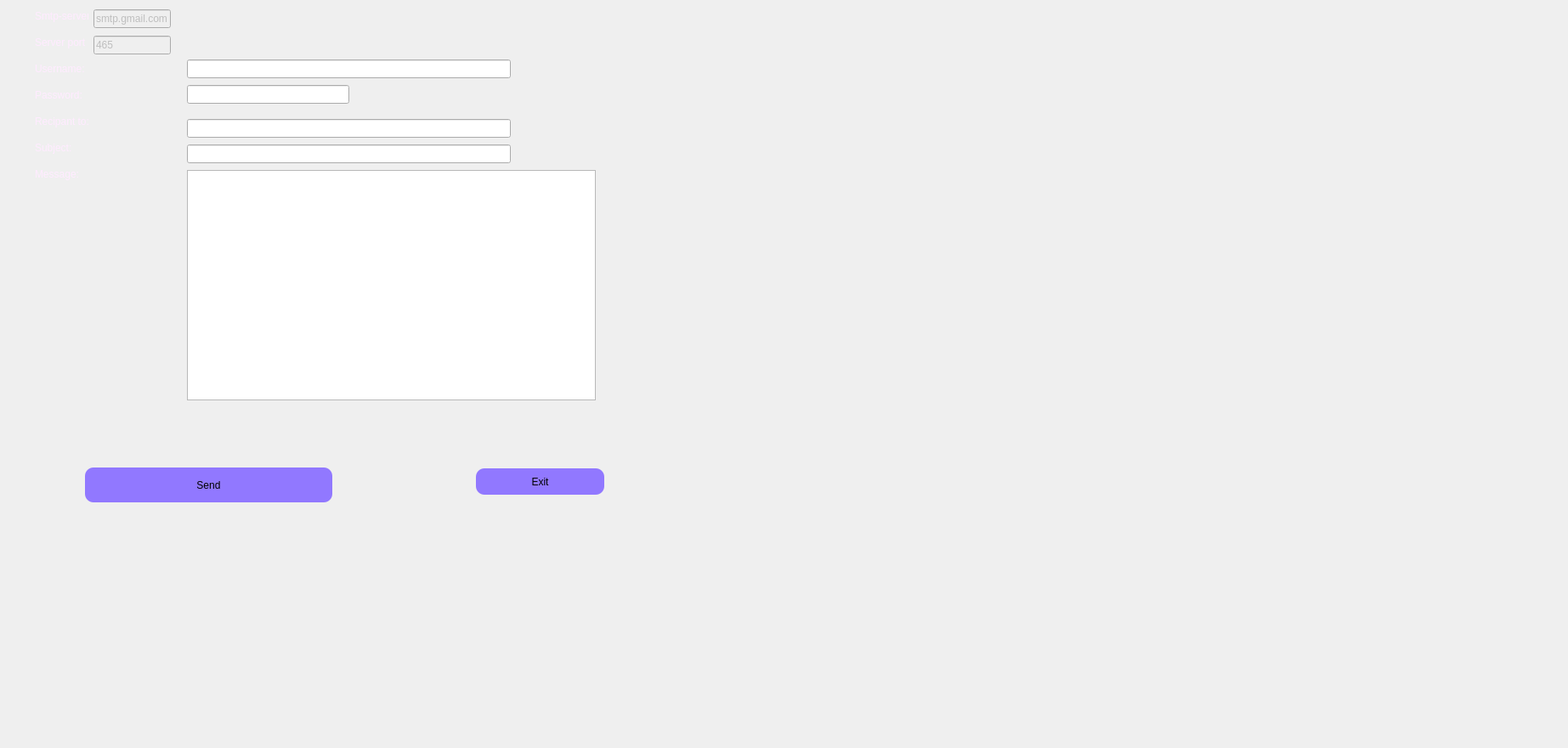
     <widget class="QWidget" name="tab_18">
      <attribute name="title">
       <string>envoyer mail</string>
      </attribute>
      <widget class="QPushButton" name="sendBtn">
       <property name="geometry">
        <rect>
         <x>100</x>
         <y>550</y>
         <width>291</width>
         <height>41</height>
        </rect>
       </property>
       <property name="styleSheet">
        <string notr="true">background-color: rgb(0, 0, 255);
background-color: rgb(145, 120, 255);
border-radius: 10px;</string>
       </property>
       <property name="text">
        <string>Send</string>
       </property>
      </widget>
      <widget class="QPushButton" name="exitBtn">
       <property name="geometry">
        <rect>
         <x>560</x>
         <y>551</y>
         <width>151</width>
         <height>31</height>
        </rect>
       </property>
       <property name="styleSheet">
        <string notr="true">background-color: rgb(0, 0, 255);
background-color: rgb(145, 120, 255);
border-radius: 10px;</string>
       </property>
       <property name="text">
        <string>Exit</string>
       </property>
      </widget>
      <widget class="QLabel" name="label_51">
       <property name="geometry">
        <rect>
         <x>-50</x>
         <y>-30</y>
         <width>1836</width>
         <height>871</height>
        </rect>
       </property>
       <property name="palette">
        <palette>
         <active>
          <colorrole role="WindowText">
           <brush brushstyle="SolidPattern">
            <color alpha="255">
             <red>255</red>
             <green>235</green>
             <blue>255</blue>
            </color>
           </brush>
          </colorrole>
         </active>
         <inactive>
          <colorrole role="WindowText">
           <brush brushstyle="SolidPattern">
            <color alpha="255">
             <red>255</red>
             <green>235</green>
             <blue>255</blue>
            </color>
           </brush>
          </colorrole>
         </inactive>
         <disabled>
          <colorrole role="WindowText">
           <brush brushstyle="SolidPattern">
            <color alpha="255">
             <red>120</red>
             <green>120</green>
             <blue>120</blue>
            </color>
           </brush>
          </colorrole>
         </disabled>
        </palette>
       </property>
       <property name="text">
        <string/>
       </property>
       <property name="pixmap">
        <pixmap>../images/bg.v1.jpg</pixmap>
       </property>
      </widget>
      <widget class="QLabel" name="label_15">
       <property name="geometry">
        <rect>
         <x>41</x>
         <y>11</y>
         <width>63</width>
         <height>16</height>
        </rect>
       </property>
       <property name="palette">
        <palette>
         <active>
          <colorrole role="WindowText">
           <brush brushstyle="SolidPattern">
            <color alpha="255">
             <red>255</red>
             <green>235</green>
             <blue>255</blue>
            </color>
           </brush>
          </colorrole>
         </active>
         <inactive>
          <colorrole role="WindowText">
           <brush brushstyle="SolidPattern">
            <color alpha="255">
             <red>255</red>
             <green>235</green>
             <blue>255</blue>
            </color>
           </brush>
          </colorrole>
         </inactive>
         <disabled>
          <colorrole role="WindowText">
           <brush brushstyle="SolidPattern">
            <color alpha="255">
             <red>120</red>
             <green>120</green>
             <blue>120</blue>
            </color>
           </brush>
          </colorrole>
         </disabled>
        </palette>
       </property>
       <property name="text">
        <string>Smtp-server:</string>
       </property>
      </widget>
      <widget class="QLabel" name="label_20">
       <property name="geometry">
        <rect>
         <x>41</x>
         <y>42</y>
         <width>59</width>
         <height>16</height>
        </rect>
       </property>
       <property name="palette">
        <palette>
         <active>
          <colorrole role="WindowText">
           <brush brushstyle="SolidPattern">
            <color alpha="255">
             <red>255</red>
             <green>235</green>
             <blue>255</blue>
            </color>
           </brush>
          </colorrole>
         </active>
         <inactive>
          <colorrole role="WindowText">
           <brush brushstyle="SolidPattern">
            <color alpha="255">
             <red>255</red>
             <green>235</green>
             <blue>255</blue>
            </color>
           </brush>
          </colorrole>
         </inactive>
         <disabled>
          <colorrole role="WindowText">
           <brush brushstyle="SolidPattern">
            <color alpha="255">
             <red>120</red>
             <green>120</green>
             <blue>120</blue>
            </color>
           </brush>
          </colorrole>
         </disabled>
        </palette>
       </property>
       <property name="text">
        <string>Server port:</string>
       </property>
      </widget>
      <widget class="QLineEdit" name="port">
       <property name="enabled">
        <bool>false</bool>
       </property>
       <property name="geometry">
        <rect>
         <x>110</x>
         <y>42</y>
         <width>91</width>
         <height>22</height>
        </rect>
       </property>
       <property name="text">
        <string>465</string>
       </property>
      </widget>
      <widget class="QLineEdit" name="server">
       <property name="enabled">
        <bool>false</bool>
       </property>
       <property name="geometry">
        <rect>
         <x>110</x>
         <y>11</y>
         <width>91</width>
         <height>22</height>
        </rect>
       </property>
       <property name="text">
        <string>smtp.gmail.com</string>
       </property>
      </widget>
      <widget class="QLabel" name="label_21">
       <property name="geometry">
        <rect>
         <x>41</x>
         <y>73</y>
         <width>181</width>
         <height>16</height>
        </rect>
       </property>
       <property name="palette">
        <palette>
         <active>
          <colorrole role="WindowText">
           <brush brushstyle="SolidPattern">
            <color alpha="255">
             <red>255</red>
             <green>235</green>
             <blue>255</blue>
            </color>
           </brush>
          </colorrole>
         </active>
         <inactive>
          <colorrole role="WindowText">
           <brush brushstyle="SolidPattern">
            <color alpha="255">
             <red>255</red>
             <green>235</green>
             <blue>255</blue>
            </color>
           </brush>
          </colorrole>
         </inactive>
         <disabled>
          <colorrole role="WindowText">
           <brush brushstyle="SolidPattern">
            <color alpha="255">
             <red>120</red>
             <green>120</green>
             <blue>120</blue>
            </color>
           </brush>
          </colorrole>
         </disabled>
        </palette>
       </property>
       <property name="text">
        <string>Username:</string>
       </property>
      </widget>
      <widget class="QLabel" name="label_22">
       <property name="geometry">
        <rect>
         <x>41</x>
         <y>104</y>
         <width>181</width>
         <height>16</height>
        </rect>
       </property>
       <property name="palette">
        <palette>
         <active>
          <colorrole role="WindowText">
           <brush brushstyle="SolidPattern">
            <color alpha="255">
             <red>255</red>
             <green>235</green>
             <blue>255</blue>
            </color>
           </brush>
          </colorrole>
         </active>
         <inactive>
          <colorrole role="WindowText">
           <brush brushstyle="SolidPattern">
            <color alpha="255">
             <red>255</red>
             <green>235</green>
             <blue>255</blue>
            </color>
           </brush>
          </colorrole>
         </inactive>
         <disabled>
          <colorrole role="WindowText">
           <brush brushstyle="SolidPattern">
            <color alpha="255">
             <red>120</red>
             <green>120</green>
             <blue>120</blue>
            </color>
           </brush>
          </colorrole>
         </disabled>
        </palette>
       </property>
       <property name="text">
        <string>Password:</string>
       </property>
      </widget>
      <widget class="QLabel" name="label_23">
       <property name="geometry">
        <rect>
         <x>41</x>
         <y>135</y>
         <width>181</width>
         <height>16</height>
        </rect>
       </property>
       <property name="palette">
        <palette>
         <active>
          <colorrole role="WindowText">
           <brush brushstyle="SolidPattern">
            <color alpha="255">
             <red>255</red>
             <green>235</green>
             <blue>255</blue>
            </color>
           </brush>
          </colorrole>
         </active>
         <inactive>
          <colorrole role="WindowText">
           <brush brushstyle="SolidPattern">
            <color alpha="255">
             <red>255</red>
             <green>235</green>
             <blue>255</blue>
            </color>
           </brush>
          </colorrole>
         </inactive>
         <disabled>
          <colorrole role="WindowText">
           <brush brushstyle="SolidPattern">
            <color alpha="255">
             <red>120</red>
             <green>120</green>
             <blue>120</blue>
            </color>
           </brush>
          </colorrole>
         </disabled>
        </palette>
       </property>
       <property name="text">
        <string>Recipant to:</string>
       </property>
      </widget>
      <widget class="QLabel" name="label_47">
       <property name="geometry">
        <rect>
         <x>41</x>
         <y>166</y>
         <width>181</width>
         <height>16</height>
        </rect>
       </property>
       <property name="palette">
        <palette>
         <active>
          <colorrole role="WindowText">
           <brush brushstyle="SolidPattern">
            <color alpha="255">
             <red>255</red>
             <green>235</green>
             <blue>255</blue>
            </color>
           </brush>
          </colorrole>
         </active>
         <inactive>
          <colorrole role="WindowText">
           <brush brushstyle="SolidPattern">
            <color alpha="255">
             <red>255</red>
             <green>235</green>
             <blue>255</blue>
            </color>
           </brush>
          </colorrole>
         </inactive>
         <disabled>
          <colorrole role="WindowText">
           <brush brushstyle="SolidPattern">
            <color alpha="255">
             <red>120</red>
             <green>120</green>
             <blue>120</blue>
            </color>
           </brush>
          </colorrole>
         </disabled>
        </palette>
       </property>
       <property name="text">
        <string>Subject:</string>
       </property>
      </widget>
      <widget class="QLabel" name="label_50">
       <property name="geometry">
        <rect>
         <x>41</x>
         <y>197</y>
         <width>161</width>
         <height>16</height>
        </rect>
       </property>
       <property name="palette">
        <palette>
         <active>
          <colorrole role="WindowText">
           <brush brushstyle="SolidPattern">
            <color alpha="255">
             <red>255</red>
             <green>235</green>
             <blue>255</blue>
            </color>
           </brush>
          </colorrole>
         </active>
         <inactive>
          <colorrole role="WindowText">
           <brush brushstyle="SolidPattern">
            <color alpha="255">
             <red>255</red>
             <green>235</green>
             <blue>255</blue>
            </color>
           </brush>
          </colorrole>
         </inactive>
         <disabled>
          <colorrole role="WindowText">
           <brush brushstyle="SolidPattern">
            <color alpha="255">
             <red>120</red>
             <green>120</green>
             <blue>120</blue>
            </color>
           </brush>
          </colorrole>
         </disabled>
        </palette>
       </property>
       <property name="text">
        <string>Message:</string>
       </property>
      </widget>
      <widget class="QPlainTextEdit" name="msg">
       <property name="geometry">
        <rect>
         <x>220</x>
         <y>200</y>
         <width>481</width>
         <height>271</height>
        </rect>
       </property>
      </widget>
      <widget class="QLineEdit" name="uname">
       <property name="geometry">
        <rect>
         <x>220</x>
         <y>70</y>
         <width>381</width>
         <height>22</height>
        </rect>
       </property>
      </widget>
      <widget class="QLineEdit" name="paswd">
       <property name="geometry">
        <rect>
         <x>220</x>
         <y>100</y>
         <width>191</width>
         <height>22</height>
        </rect>
       </property>
       <property name="inputMask">
        <string/>
       </property>
       <property name="echoMode">
        <enum>QLineEdit::Password</enum>
       </property>
      </widget>
      <widget class="QLineEdit" name="rcpt">
       <property name="geometry">
        <rect>
         <x>220</x>
         <y>140</y>
         <width>381</width>
         <height>22</height>
        </rect>
       </property>
      </widget>
      <widget class="QLineEdit" name="subject">
       <property name="geometry">
        <rect>
         <x>220</x>
         <y>170</y>
         <width>381</width>
         <height>22</height>
        </rect>
       </property>
      </widget>
      <zorder>label_15</zorder>
      <zorder>label_20</zorder>
      <zorder>port</zorder>
      <zorder>server</zorder>
      <zorder>label_51</zorder>
      <zorder>sendBtn</zorder>
      <zorder>exitBtn</zorder>
      <zorder>label_21</zorder>
      <zorder>label_22</zorder>
      <zorder>label_23</zorder>
      <zorder>label_47</zorder>
      <zorder>label_50</zorder>
      <zorder>msg</zorder>
      <zorder>uname</zorder>
      <zorder>paswd</zorder>
      <zorder>rcpt</zorder>
      <zorder>subject</zorder>
     </widget>
